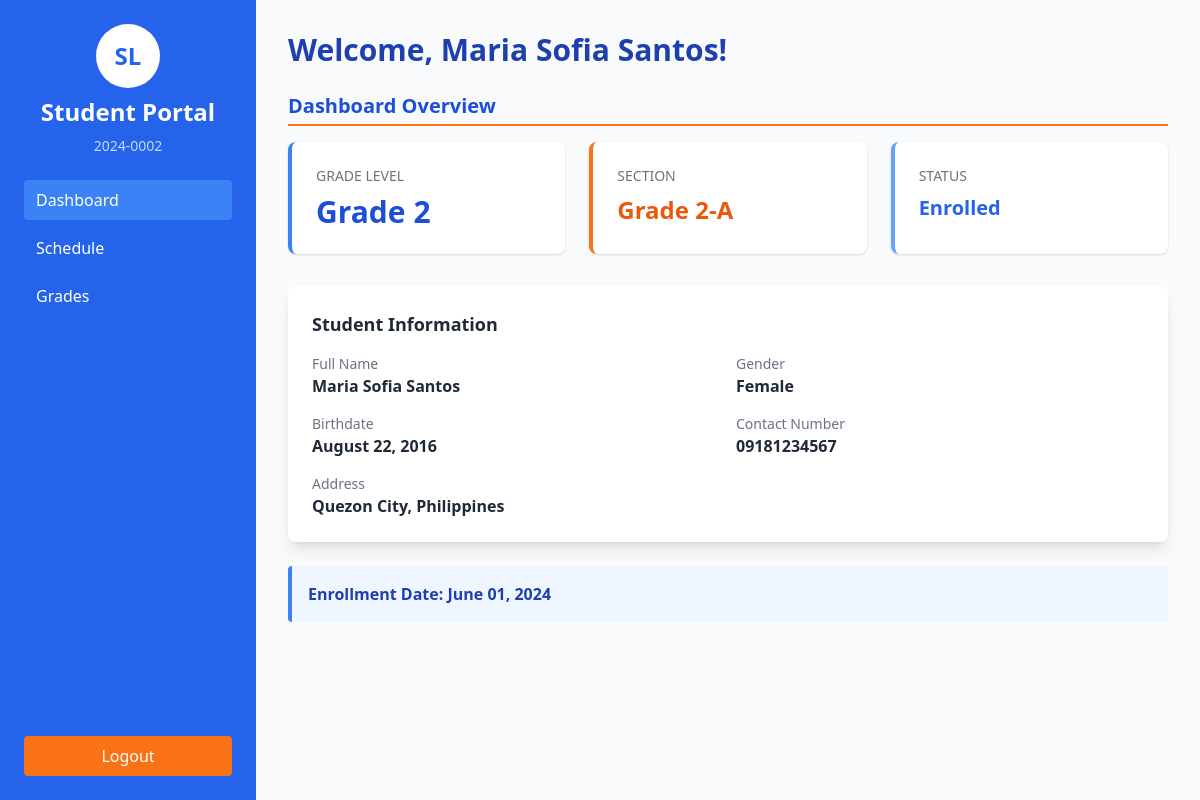
The page /student-dashboard.php (signed in) on the database its author committed.
### tables this page shows
CREATE TABLE IF NOT EXISTS `student` (
  `student_id` varchar(50) NOT NULL,
  `student_name` varchar(100) NOT NULL,
  `grade_level` varchar(20) NOT NULL,
  `gender` varchar(10) DEFAULT NULL,
  `birthdate` date DEFAULT NULL,
  `religion` varchar(50) DEFAULT NULL,
  `address` text,
  `contact_number` varchar(20) DEFAULT NULL,
  `father_name` varchar(100) DEFAULT NULL,
  `father_occupation` varchar(100) DEFAULT NULL,
  `mother_name` varchar(100) DEFAULT NULL,
  `mother_occupation` varchar(100) DEFAULT NULL,
  `guardian_name` varchar(100) DEFAULT NULL,
  `guardian_relationship` varchar(50) DEFAULT NULL,
  `previous_school` varchar(200) DEFAULT NULL,
  `last_school_year` varchar(20) DEFAULT NULL,
  PRIMARY KEY (`student_id`)
);

CREATE TABLE IF NOT EXISTS `enrollment` (
  `enrollment_id` int NOT NULL AUTO_INCREMENT,
  `student_id` varchar(50) DEFAULT NULL,
  `section_id` varchar(50) DEFAULT NULL,
  `enrollment_status` varchar(20) NOT NULL,
  `date_enrolled` date NOT NULL,
  PRIMARY KEY (`enrollment_id`),
  KEY `student_id` (`student_id`),
  KEY `section_id` (`section_id`)
);

CREATE TABLE IF NOT EXISTS `section` (
  `section_id` varchar(50) NOT NULL,
  `section_name` varchar(50) NOT NULL,
  `grade_level` varchar(20) NOT NULL,
  PRIMARY KEY (`section_id`)
);

### student-dashboard.php (the view, shortened to what this page needs)
<?php
$host = 'localhost';
$dbname = 'enrollment_system';
$username = 'root';
$password = '';
try {
    $pdo = new PDO("mysql:host=$host;dbname=$dbname", $username, $password);
    $pdo->setAttribute(PDO::ATTR_ERRMODE, PDO::ERRMODE_EXCEPTION);
    $studentId = $_SESSION['student_id'];
    $stmt = $pdo->prepare("SELECT * FROM student WHERE student_id = ?");
    $stmt->execute([$studentId]);
    $student = $stmt->fetch(PDO::FETCH_ASSOC);
    $stmt = $pdo->prepare("
        SELECT e.*, s.section_name
        FROM enrollment e
        LEFT JOIN section s ON e.section_id = s.section_id
        WHERE e.student_id = ?
        ORDER BY e.date_enrolled DESC
        LIMIT 1
    ");
    $stmt->execute([$studentId]);
    $enrollment = $stmt->fetch(PDO::FETCH_ASSOC);
} catch(PDOException $e) {
    die("Error: " . $e->getMessage());
}
?>
<!DOCTYPE html>
<html lang="en">
<head>
    <script src="https://cdn.tailwindcss.com"></script>
</head>
<body class="min-h-screen font-sans bg-gray-50">
    <div class="flex min-h-screen">
        <aside class="w-64 bg-blue-600 text-white p-6 flex flex-col">
        <div class="w-16 h-16 bg-white rounded-full mx-auto mb-2 flex items-center justify-center">
          <span class="text-2xl font-bold text-blue-600">SL</span>
        </div>
            <div class="mb-6 text-center">
                <h1 class="text-2xl font-bold">Student Portal</h1>
                <p class="text-sm text-blue-200 mt-2"><?php echo htmlspecialchars($student['student_id']); ?></p>
            </div>
            <nav class="flex-1 space-y-2">
                <button id="dashboardBtn" onclick="showSection('dashboard')" class="w-full text-left px-3 py-2 rounded hover:bg-blue-500 bg-blue-500">Dashboard</button>
                <button id="scheduleBtn" onclick="showSection('schedule')" class="w-full text-left px-3 py-2 rounded hover:bg-blue-500">Schedule</button>
                <button id="gradesBtn" onclick="showSection('grades')" class="w-full text-left px-3 py-2 rounded hover:bg-blue-500">Grades</button>
            </nav>
            <div class="mt-6">
                <a href="logout.php" class="block w-full bg-orange-500 hover:bg-orange-600 py-2 rounded text-center">Logout</a>
            </div>
        </aside>
        <main class="flex-1 p-8 overflow-y-auto">
            <h2 class="text-3xl font-bold text-blue-800 mb-6">Welcome, <?php echo htmlspecialchars($student['student_name']); ?>!</h2>
            <section id="dashboardSection">
                <h3 class="text-xl font-semibold text-blue-700 border-b-2 border-orange-500 pb-1 mb-4">Dashboard Overview</h3>
                <div class="grid grid-cols-1 md:grid-cols-3 gap-6 mb-8">
                    <div class="bg-white border-l-4 border-blue-500 shadow rounded-lg p-6">
                        <p class="text-sm text-gray-500 uppercase">Grade Level</p>
                        <p class="text-3xl font-bold text-blue-700 mt-2"><?php echo htmlspecialchars($student['grade_level']); ?></p>
                    </div>
                    <div class="bg-white border-l-4 border-orange-500 shadow rounded-lg p-6">
                        <p class="text-sm text-gray-500 uppercase">Section</p>
                        <p class="text-2xl font-bold text-orange-600 mt-2">
                            <?php echo $enrollment && $enrollment['section_name'] ? htmlspecialchars($enrollment['section_name']) : 'Not Assigned'; ?>
                        </p>
                    </div>
                    <div class="bg-white border-l-4 border-blue-400 shadow rounded-lg p-6">
                        <p class="text-sm text-gray-500 uppercase">Status</p>
                        <p class="text-xl font-bold text-blue-600 mt-2">
                            <?php echo $enrollment ? ucfirst(htmlspecialchars($enrollment['enrollment_status'])) : 'Not Enrolled'; ?>
                        </p>
                    </div>
                </div>
                <div class="bg-white rounded-lg shadow-lg p-6 mb-6">
                    <h4 class="text-lg font-semibold text-gray-800 mb-4">Student Information</h4>
                    <div class="grid grid-cols-1 md:grid-cols-2 gap-4">
                        <div>
                            <p class="text-sm text-gray-500">Full Name</p>
                            <p class="font-semibold text-gray-800"><?php echo htmlspecialchars($student['student_name']); ?></p>
                        </div>
                        <div>
                            <p class="text-sm text-gray-500">Gender</p>
                            <p class="font-semibold text-gray-800"><?php echo htmlspecialchars($student['gender']); ?></p>
                        </div>
                        <div>
                            <p class="text-sm text-gray-500">Birthdate</p>
                            <p class="font-semibold text-gray-800">
                                <?php echo $student['birthdate'] ? date('F d, Y', strtotime($student['birthdate'])) : 'N/A'; ?>
                            </p>
                        </div>
                        <div>
                            <p class="text-sm text-gray-500">Contact Number</p>
                            <p class="font-semibold text-gray-800"><?php echo htmlspecialchars($student['contact_number']); ?></p>
                        </div>
                        <div class="md:col-span-2">
                            <p class="text-sm text-gray-500">Address</p>
                            <p class="font-semibold text-gray-800"><?php echo htmlspecialchars($student['address']); ?></p>
                        </div>
                    </div>
                </div>
                <?php if ($enrollment): ?>
                <div class="bg-blue-50 border-l-4 border-blue-500 p-4 rounded">
                    <p class="font-semibold text-blue-800">Enrollment Date:
                        <?php echo date('F d, Y', strtotime($enrollment['date_enrolled'])); ?>
                    </p>
                </div>
                <?php endif; ?>
            </section>
        </main>
    </div>
</body>
</html>

### rows shown on the page
student: student_id "2024-0002", student_name "Maria Sofia Santos", grade_level "Grade 2", gender "Female", birthdate "August 22, 2016", contact_number "09181234567", address "Quezon City, Philippines"
enrollment: section.section_name "Grade 2-A", enrollment_status "Enrolled", date_enrolled "June 01, 2024"
